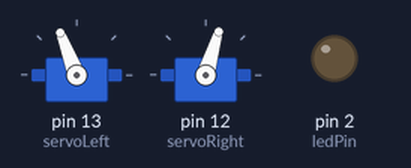
A sketch run on a simulated Arduino Uno, built with avr-gcc and run on an emulated ATmega328P. Shown: 2 × servo, output pins drawn as LEDs (lit = HIGH).

Above: at 0.1 s.
At 2.0 s:
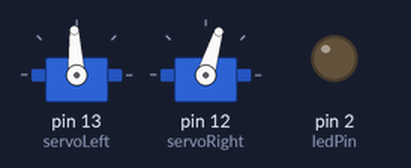
Timing chart, 0 to 3.5 s (numbered marks = the images above):
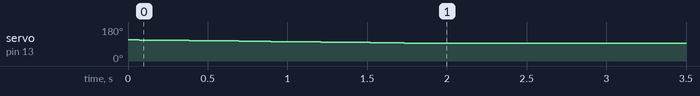

The sketch:

_4Ramping2.ino
```cpp
#include <Servo.h>
const int ledPin =2;
Servo servoLeft;
Servo servoRight;
void setup() {
  // put your setup code here, to run once:
  pinMode(ledPin,OUTPUT);
  servoLeft.attach(13);
  servoRight.attach(12);
  servoRight.writeMicroseconds(1300);
  servoLeft.writeMicroseconds(1700);
  for(int servoSpeed = 200; servoSpeed > 0; servoSpeed-=1) {
    servoLeft.writeMicroseconds(1500 + servoSpeed);
    delay(10);
  }
  servoLeft.detach();
  servoRight.detach();
}

void loop() {
  // put your main code here, to run repeatedly:


}
```
